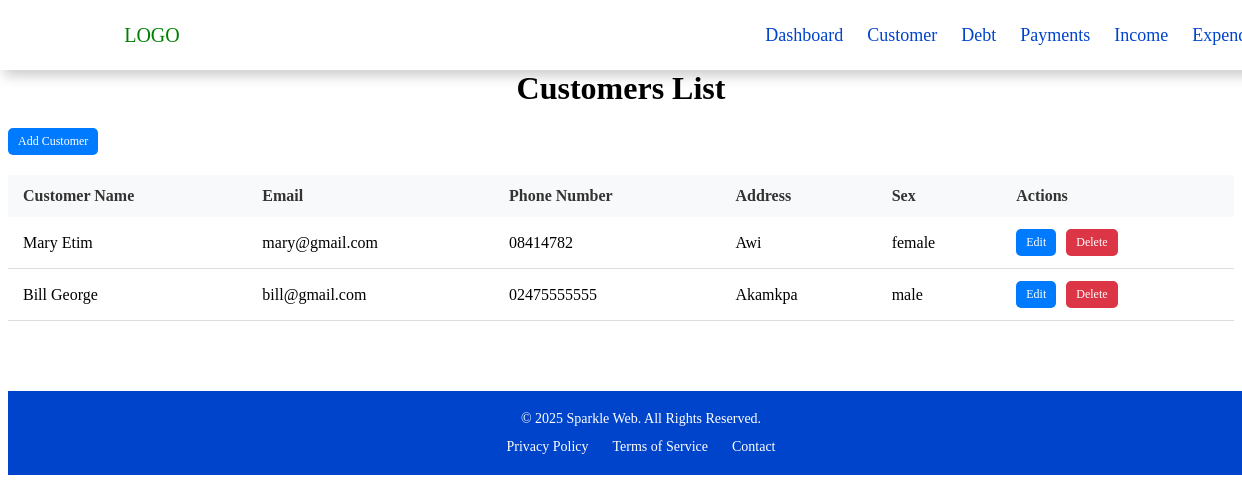
/customer/list/ (signed in), run on the app's committed database.
### debtapp/models.py (models this page shows, shortened)
class Customer(models.Model):
    GENDER = (
        ('male', 'Male'),
        ('female', 'Female'),
    )
    user = models.ForeignKey(User,on_delete=models.CASCADE, null=True)
    name = models.CharField(max_length=100)
    email = models.EmailField(unique=True)
    phone = models.CharField(max_length=15)  # Use CharField for phone numbers
    address = models.CharField(max_length=100)
    sex = models.CharField(max_length=6, choices=GENDER)  # Adjusted max_length

### debtapp/views.py (the view)
# urls.py: path('customer/list/', views.customer_view, name='customer_list'),
def customer_view(request):
    if request.user.is_superuser:
        cust = Customer.objects.all().order_by('-name')
    else:
        cust = Customer.objects.filter(user = request.user).order_by('-name')
    context = {
        'cust':cust
    }
    return render(request, 'tables/customer_list.html',context)

### debtapp/templates/tables/customer_list.html (shortened to what this page needs)
{% extends 'base.html'%} {% block content%}
<div class="container">
  <h1>Customers List</h1>
  <td>
    <a href="{% url 'customer_form'%}" class="btn btn-blue">Add Customer</a>
  </td>
  <div class="d-none d-lg-block">
    <table class="table table-bordered">
      <thead>
        <tr>
          <th>Customer Name</th>
          <th>Email</th>
          <th>Phone Number</th>
          <th>Address</th>
          <th>Sex</th>
          <th>Actions</th>
        </tr>
      </thead>
      <tbody>
        {% for c in cust %}
        <tr>
          <td>{{ c.name }}</td>
          <td>{{ c.email }}</td>
          <td>{{ c.phone }}</td>
          <td>{{ c.address }}</td>
          <td>{{ c.sex }}</td>
          <td>
            <a href="{% url 'customer_update' c.id %}" class="btn btn-blue"
              >Edit</a
            >
            <a href="{% url 'customer_delete' c.id %}" class="btn btn-red"
              >Delete</a
            >
          </td>
        </tr>
        {% endfor %}
      </tbody>
    </table>
  </div>
</div>
{% endblock content %}

### debtapp/static/css/style.css (style rules this page uses)
.container { width: 100%; margin: 70px auto; }
.container h1 { text-align: center; }
table { width: 100%; margin-top: 20px; }
th, td { text-align: left; padding: 8px; }
th { background-color: #f2f2f2; }
.btn { padding: 6px 10px; text-decoration: none; color: white; border-radius: 5px; margin-right: 6px; font-size: 12px; display: inline-block; }
.btn-blue { background-color: #007bff; }
.btn-red { background-color: #dc3545; }
.table { width: 100%; border-collapse: collapse; }
.table th, .table td { padding: 12px 15px; text-align: left; vertical-align: middle; }
.table th { background-color: #f8f9fa; color: #333; font-weight: bold; }
.table tbody tr { border-bottom: 1px solid #ddd; }
@media (min-width: 768px) { .d-none.d-lg-block { display: block; } }
@media (min-width: 768px) { .table { max-width: 100%; } }

### data on the page
Customer: name "Mary Etim", email "mary@gmail.com", phone "08414782", address "Awi", sex "female"
Customer: name "Bill George", email "bill@gmail.com", phone "02475555555", address "Akamkpa", sex "male"
